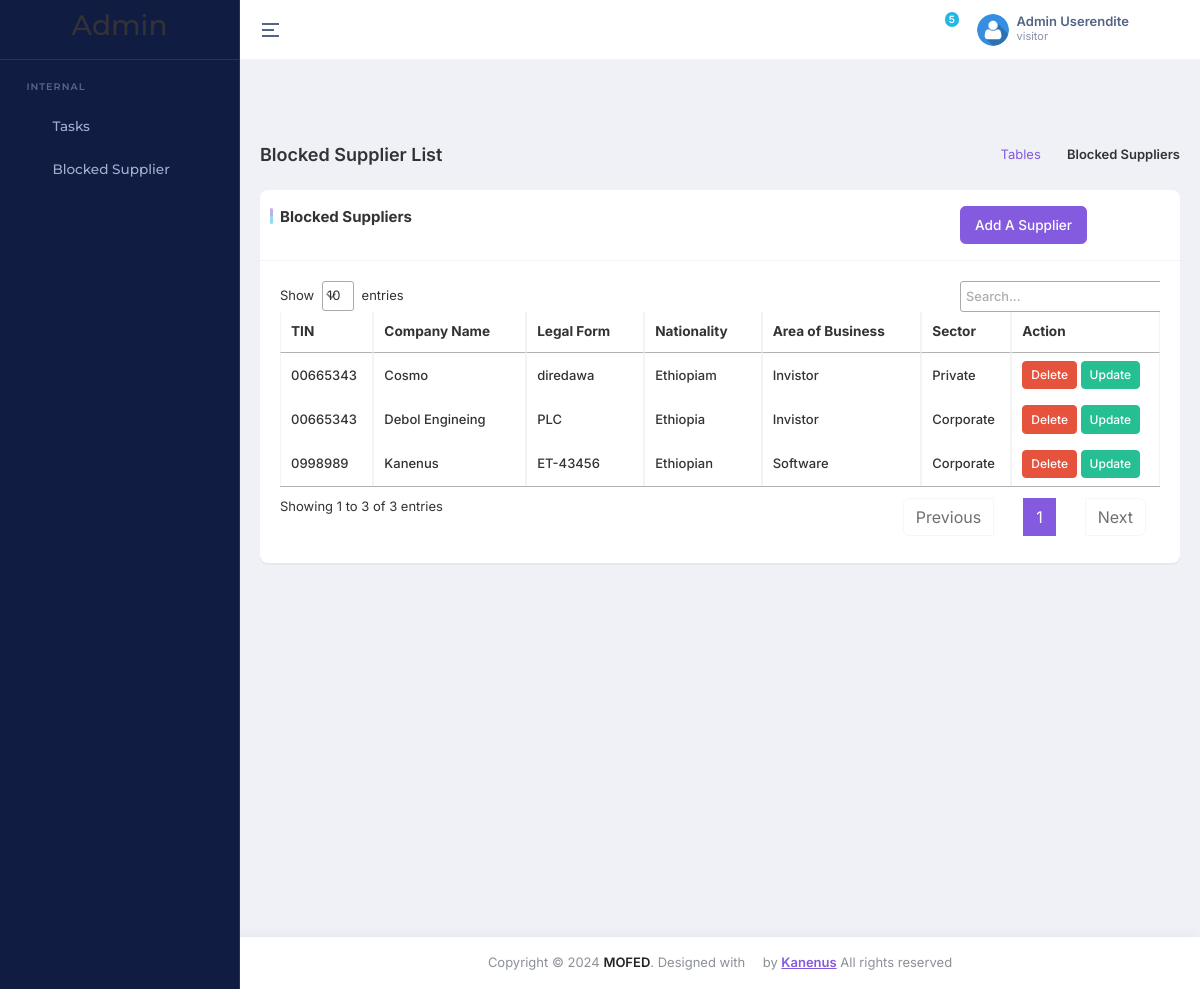
Page /suppliers/supplier_admin/view (signed in) on the committed database.
### accounts/models.py (models this page shows)
class UserProfile(AbstractBaseUser, PermissionsMixin):
    email = models.EmailField(unique=True)
    first_name = models.CharField(('first name'), max_length=150, blank=True)
    last_name = models.CharField(('last name'), max_length=150, blank=True)
    role = models.CharField(max_length=20, choices=USER_ROLES, default='visitor')
    profile_pic = models.ImageField(upload_to='profile_pics/', null=True, blank=True)
    phonenumber = models.CharField(max_length=15, null=True, blank=True)
    groups = models.ManyToManyField(Group, blank=True, related_name='user_profiles')
    user_permissions = models.ManyToManyField(
        Permission, blank=True, related_name='user_profiles_permissions'
    )
    is_active = models.BooleanField(default=False)
    is_staff = models.BooleanField(default=False)
    is_superuser = models.BooleanField(default=False)
    status = models.CharField(max_length=100, choices=STATUS, default='Pending')
    created_date = models.DateTimeField(auto_now_add=True, editable=False)
    date_joined = models.DateTimeField(('date joined'), default=timezone.now)
    objects = MyUserManager()
    USERNAME_FIELD = 'email'
    REQUIRED_FIELDS = ['first_name', 'last_name'] # will appear at py manage.py createsuperuser thingy
    class Meta:
        ordering = ('-id',)

### suppliers/models.py (models this page shows, shortened)
class Supplier(models.Model):
    SECTOR_CHOICES = [
        ('Private', 'Private'),
        ('Corporate', 'Corporate'),
        ('Retail', 'Retail'),
        ('Merchant', 'Merchant'),
    ]
    tin = models.CharField(max_length=20)
    company_name = models.CharField(max_length=100)
    legal_form = models.CharField(max_length=100)
    nationality = models.CharField(max_length=100)
    area_of_business = models.CharField(max_length=100)
    sector = models.CharField(max_length=100, choices=SECTOR_CHOICES)

### suppliers/views.py (the view)
# urls.py: path('supplier_admin/view', views.view_supplier_admin, name='supp_admin_view'),
def view_supplier_admin(request):
    suppliers = Supplier.objects.all()
    return render(request, 'view_supplier.html', {'suppliers': suppliers})

### core/context_processors.py (called while the page is built)
def recent_news_mega(request):
    recent_news = NewsArticle.objects.order_by('-created_at')
    recent_news  = recent_news[:4] if recent_news else recent_news
    return {'recent_news_mega':recent_news}

def stgs(request):
    contact_info = ContactInfo.objects.first()
    quick_links = QuickLink.objects.all()
    pages = Pages.objects.first()
    return {
        'contact_info': contact_info,  # Include footer data in context
        'quick_links': quick_links,  # Include footer data in context
        'stg':Settings.objects.first(),
        'pages': pages
    }

### suppliers/templates/view_supplier.html (shortened to what this page needs)
{% extends 'base_new_admin.html' %}
{% load static %}
{% block main %}
<link rel="stylesheet" type="text/css" href="https://cdn.datatables.net/1.11.10/css/jquery.dataTables.css">
<div class="main-content app-content">
    <div class="container-fluid">
        <div class="d-md-flex d-block align-items-center justify-content-between my-4 page-header-breadcrumb">
            <h1 class="page-title fw-semibold fs-18 mb-0">Blocked Supplier List</h1>
            <div class="ms-md-1 ms-0">
                <nav>
                    <ol class="breadcrumb mb-0">
                        <li class="breadcrumb-item"><a href="javascript:void(0);">Tables</a></li>
                        <li class="breadcrumb-item active" aria-current="page">Blocked Suppliers</li>
                    </ol>
                </nav>
            </div>
        </div>
        <div class="row">
            <div class="col-xl-12">
                <div class="card custom-card">
                    <div class="card-header">
                        <div class="col-lg-11">
                            <div class="card-title">
                                Blocked Suppliers
                                <a href="{% url 'supplier_add' %}" class="btn btn-primary float-end"> Add a Supplier </a>
                            </div>
                        </div>
                    </div>
                    <div class="card-body">
                        <div class="table-responsive">
                            <table id="datatable-basic" class="table table-bordered text-nowrap w-100 datatable">
                                <thead>
                                    <tr>
                                        <th>TIN</th>
                                        <th>Company Name</th>
                                        <th>Legal Form</th>
                                        <th>Nationality</th>
                                        <th>Area of Business</th>
                                        <th>Sector</th>
                                        <th>Action</th>
                                    </tr>
                                </thead>
                                <tbody>
                                    {% for supplier in suppliers %}
                                    <tr>
                                        <td>{{ supplier.tin }}</td>
                                        <td>{{ supplier.company_name }}</td>
                                        <td>{{ supplier.legal_form }}</td>
                                        <td>{{ supplier.nationality }}</td>
                                        <td>{{ supplier.area_of_business }}</td>
                                        <td>{{ supplier.sector }}</td>
                                        <td>
                                            <button class="btn btn-danger btn-sm" onclick="confirmDelete('{{ supplier.id }}')">Delete</button>
                                            <a href="{% url 'update_supplier' supplier_id=supplier.id %}" class="btn btn-success btn-sm">Update</a>
                                        </td>
                                    </tr>
                                    {% endfor %}
                                </tbody>
                            </table>
                        </div>
                    </div>
                </div>
            </div>
        </div>
    </div>
</div>
{% endblock %}

### task_manager/templates/base_new_admin.html (shortened to what this page needs)
{% load static %}
{% load menu_tags %}
{% load static cms_tags sekizai_tags  %}
<!DOCTYPE html>
<html lang="en" dir="ltr" data-nav-layout="vertical" data-theme-mode="light" data-header-styles="light" data-menu-styles="dark" data-toggled="close">
<head>
    <link id="style" href="{% static 'dashboard/libs/bootstrap/css/bootstrap.min.css' %}" rel="stylesheet" >
    <link href="{% static 'dashboard/css/styles.min.css' %}" rel="stylesheet" >
    <link href="{% static 'dashboard/css/icons.css' %}" rel="stylesheet" >
    <link href="{% static 'dashboard/libs/node-waves/waves.min.css' %}" rel="stylesheet" >
    <link href="{% static 'dashboard/libs/simplebar/simplebar.min.css' %}" rel="stylesheet" >
    <link rel="stylesheet" href="{% static 'dashboard/libs/flatpickr/flatpickr.min.css' %}">
    <link rel="stylesheet" href="{% static 'dashboard/libs/@simonwep/pickr/themes/nano.min.css' %}">
    <link rel="stylesheet" href="{% static 'dashboard/libs/jsvectormap/css/jsvectormap.min.css' %}">
    <link rel="stylesheet" href="{% static 'dashboard/libs/swiper/swiper-bundle.min.css' %}">
    <link rel="stylesheet" href="{% static 'dashboard/libs/choices.js/public/assets/styles/choices.min.css' %}">
</head>
<body>
    <div class="page">
        <header class="app-header" style="position: relative;">
            <div class="main-header-container container-fluid">
                <div class="header-content-left">
                    <div class="header-element">
                        <a aria-label="Hide Sidebar" class="sidemenu-toggle header-link animated-arrow hor-toggle horizontal-navtoggle" data-bs-toggle="sidebar" href="javascript:void(0);"><span></span></a>
                    </div>
                </div>
                <div class="header-content-right">
                    <div class="header-element header-theme-mode">
                        <a href="javascript:void(0);" class="header-link layout-setting">
                            <span class="light-layout">
                            <i class="bx bx-moon header-link-icon"></i>
                            </span>
                        </a>
                    </div>
                    <div class="header-element notifications-dropdown">
                        <a href="javascript:void(0);" class="header-link dropdown-toggle" data-bs-toggle="dropdown" data-bs-auto-close="outside" id="messageDropdown" aria-expanded="false">
                            <i class="bx bx-bell header-link-icon"></i>
                            <span class="badge bg-secondary rounded-pill header-icon-badge pulse pulse-secondary" id="notification-icon-badge">5</span>
                        </a>
                    </div>
                    <div class="header-element">
                        <a href="javascript:void(0);" class="header-link dropdown-toggle" id="mainHeaderProfile" data-bs-toggle="dropdown" data-bs-auto-close="outside" aria-expanded="false">
                            <div class="d-flex align-items-center">
                                <div class="me-sm-2 me-0">
                                    {% if user.profile_pic %}
                                    <img src="{{ user.profile_pic.url }}"  alt="img" width="32" height="32" class="rounded-circle">
                                    {% else %}
                                    <img src="{% static 'front/imgs/team/user.png' %}"  alt="img" width="32" height="32" class="rounded-circle">
                                    {% endif %}
                                </div>
                                <div class="d-sm-block d-none">
                                    <p class="fw-semibold mb-0 lh-1">{{user.first_name}}</p>
                                    <span class="op-7 fw-normal d-block fs-11">{{user.role}}</span>
                                </div>
                            </div>
                        </a>
                    </div>
                    <div class="header-element">
                        <a href="javascript:void(0);" class="header-link switcher-icon" data-bs-toggle="offcanvas" data-bs-target="#switcher-canvas">
                            <i class="bx bx-cog header-link-icon"></i>
                        </a>
                    </div>
                </div>
            </div>
        </header>
        <aside class="app-sidebar sticky" id="sidebar">
            <div class="main-sidebar-header">
                <a href="" class="header-logo">
                    <h3>Admin </h3>
                </a>
            </div>
            <div class="main-sidebar" id="sidebar-scroll">
                <nav class="main-menu-container nav nav-pills flex-column sub-open">
                    <ul class="main-menu">
                        <li class="slide__category"><span class="category-name">Internal</span></li>
                        <li class="slide has-sub">
                            <a href="javascript:void(0);" class="side-menu__item">
                                <i class="bx bx-task side-menu__icon"></i>
                                <span class="side-menu__label">Tasks</span>
                                <i class="fe fe-chevron-right side-menu__angle"></i>
                            </a>
                        </li>
                        <li class="slide">
                            <a href="{% url 'supplier_list' %}" class="side-menu__item">
                                <i class="bx bx-block side-menu__icon"></i>
                                <span class="side-menu__label">Blocked Supplier</span>
                            </a>
                        </li>
                    </ul>
                </nav>
            </div>
        </aside>
        {% block main%}{% endblock %}
        <footer class="footer mt-auto py-3 bg-white text-center">
            <div class="container">
                <span class="text-muted"> Copyright © <span id="year"></span> <a
                        href="javascript:void(0);" class="text-dark fw-semibold">MOFED</a>.
                    Designed with <span class="bi bi-heart-fill text-danger"></span> by <a href="javascript:void(0);">
                        <span class="fw-semibold text-primary text-decoration-underline">Kanenus</span>
                    </a> All
                    rights
                    reserved
                </span>
            </div>
        </footer>
    </div>
</body>
</html>

### rows in the picture
UserProfile: first_name "Admin Userendite", role "visitor"
Supplier: tin "00665343", company_name "Cosmo", legal_form "diredawa", nationality "Ethiopiam", area_of_business "Invistor", sector "Private"
Supplier: tin "00665343", company_name "Debol Engineing", legal_form "PLC", nationality "Ethiopia", area_of_business "Invistor", sector "Corporate"
Supplier: tin "0998989", company_name "Kanenus", legal_form "ET-43456", nationality "Ethiopian", area_of_business "Software", sector "Corporate"
